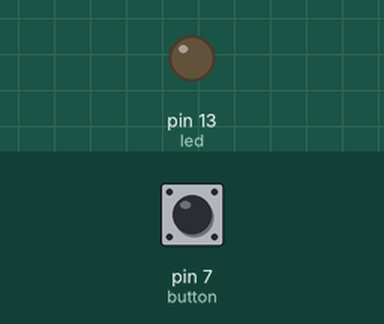
Simulated run of this sketch. Board: Arduino Uno, built with avr-gcc and run on an emulated ATmega328P. On the bench: output pins drawn as LEDs (lit = HIGH). Inputs (shaded band) come from the test bench; at power-on: pin 7 (button) LOW. What the sketch prints to the serial monitor is not drawn.

Above: at 1.2 s.
1.3 s: pin 7 (button) pulled HIGH for 0.15 s
At 1.37 s:
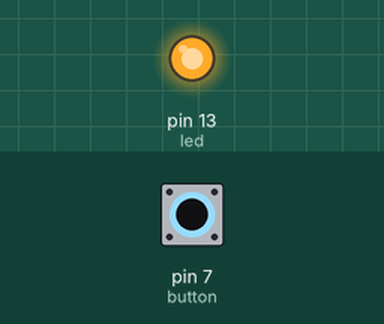
2.9 s: pin 7 (button) pulled HIGH for 3.2 s
At 7.2 s:
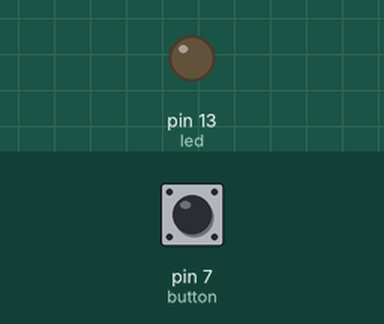
Timing chart, 0 to 8.7 s (numbered marks = the images above; inputs shaded):
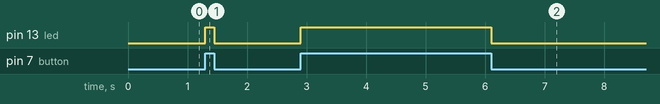

Measured:
- after the input at 1.3 s, pin 13 (led): LOW → HIGH at once, → LOW 0.15 s later
- after the input at 2.9 s, pin 13 (led): LOW → HIGH at once, → LOW 3.2 s later

The sketch:

do_while.ino
```cpp
int button = 7;
int led = 13;

void setup() {
  // put your setup code here, to run once:
  Serial.begin(9600);

  pinMode(button, INPUT);
  pinMode(led, OUTPUT);

  int count = 0;
  do {
    count++;
    Serial.println(count);
    if (count == 10) {
      Serial.println("i break");
      break;
    } else {
      Serial.println("continue...");
      continue;
    }
  } while (count <= 10);
}

void loop() {
  // put your main code here, to run repeatedly:
  int state;
  state = digitalRead(button);
  digitalWrite(led, state);
}
```
